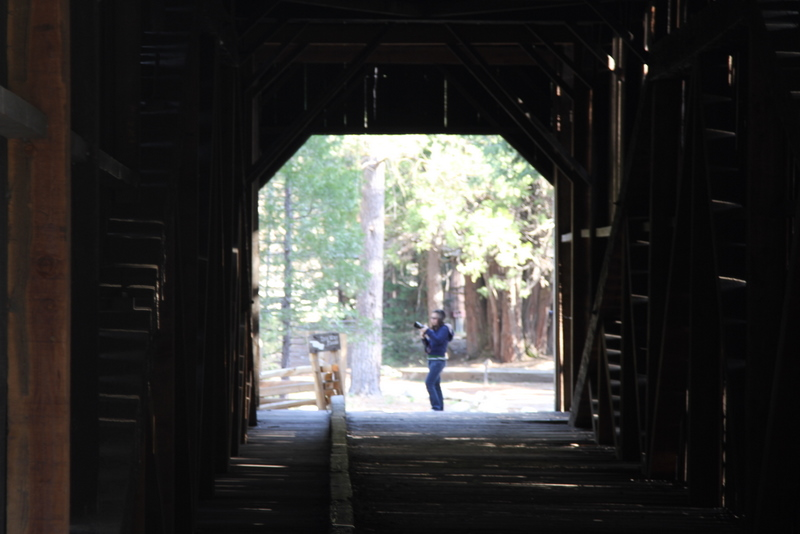
%> input picture Extensions/Compositing/1.jpg, 800 x 534 px
$ octave compositing.m   (GNU Octave 9; MATLAB toolbox functions it lacks are replaced by stand-ins)
%> lines starting %> are read from the running program, lines starting %| are printed output that depends on the picture
% Compositing: Insert a part of an image into another
% D = target image,
% new1 = source image, to be inserted into D
% Implemented by: Rosaleena Mohanty

clc;
close all;
clear all;

%% Read the target image
D = imread('1.jpg');
%> D is the input picture: size 534x800x3 uint8; mean R, G, B 52.8, 52.2, 50.5
D_r = D(:,:,1);D_g = D(:,:,2);D_b = D(:,:,3);
%> after `D_r = D(:,:,1)`:
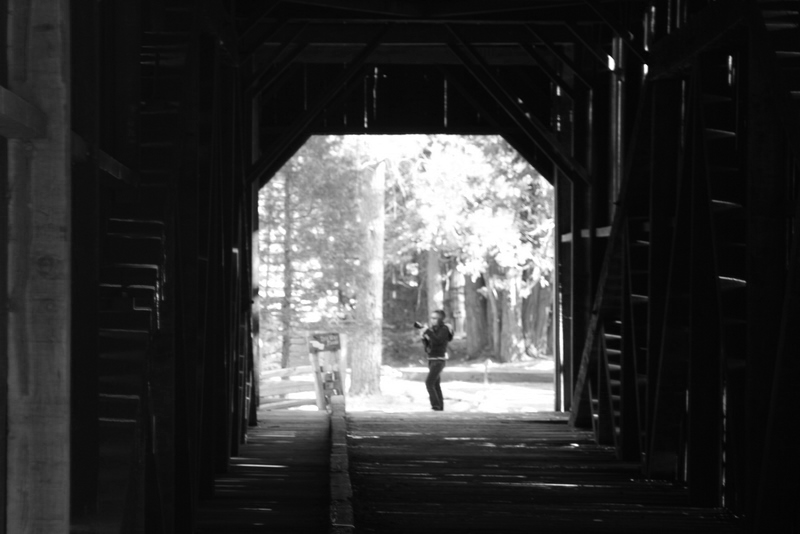
%> D_r: size 534x800 uint8; min 1, max 255, mean 52.8
%> after `D_g = D(:,:,2)`:
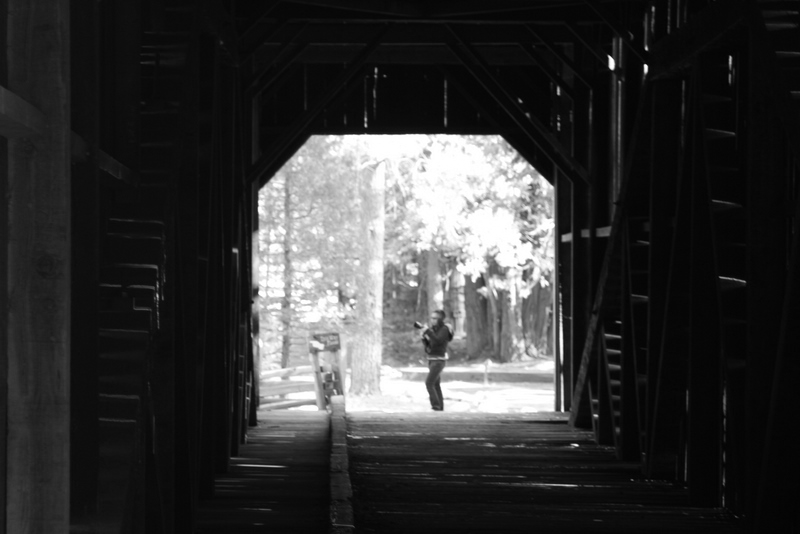
%> D_g: size 534x800 uint8; min 2, max 255, mean 52.2
%> after `D_b = D(:,:,3)`:
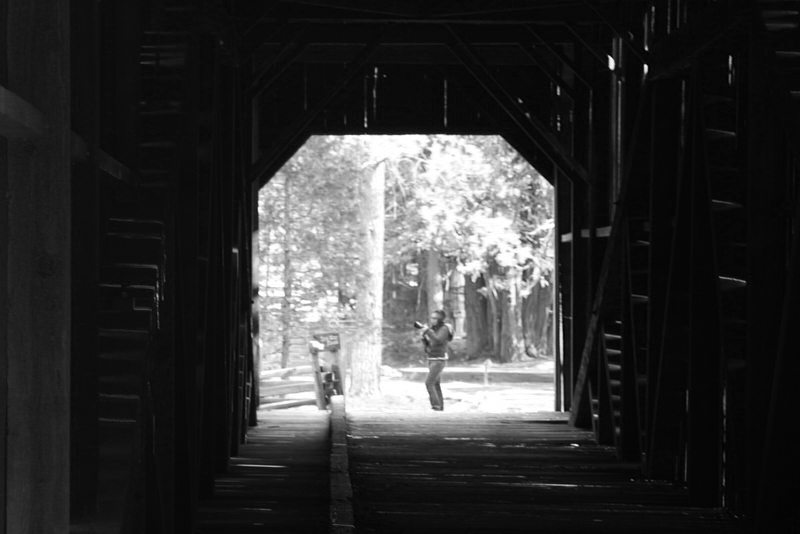
%> D_b: size 534x800 uint8; min 0, max 255, mean 50.5
figure(1), imshow(D); title('BG Image');

%% Create the region of interest where the new image is to be inserted
%> (the run ends here)
